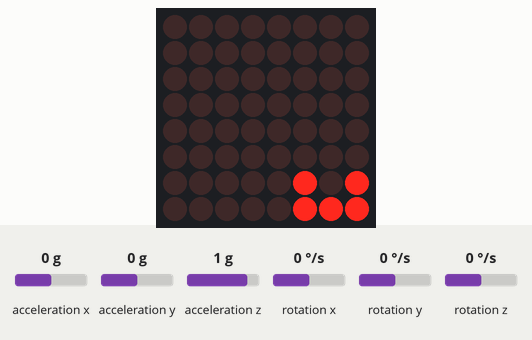
Simulated run of this sketch. Board: Arduino Uno, built with avr-gcc and run on an emulated ATmega328P. Shown: 8×8 LED matrix. Wiring (inferred from the names in the program): MPU-6050 motion sensor at I2C address 0x68. Inputs (shaded band) come from the test bench; at power-on: acceleration y 0 g, acceleration x 0 g, acceleration z 1 g, rotation x 0 °/s, rotation y 0 °/s, rotation z 0 °/s. Random numbers use the default seed unless the sketch sets one.

Above: at 1.2 s.
1.3 s: acceleration y set to -1.4 g
At 2.01 s:
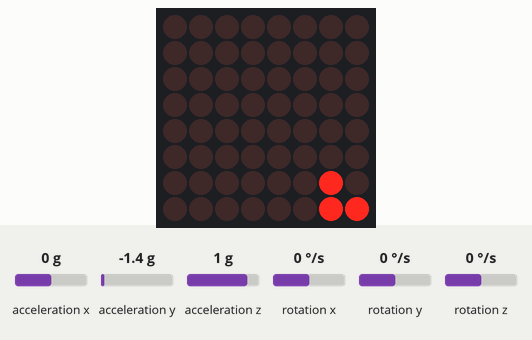
3.3 s: acceleration y set to 0 g
6.3 s: acceleration y set to -0.8 g
At 7.9 s:
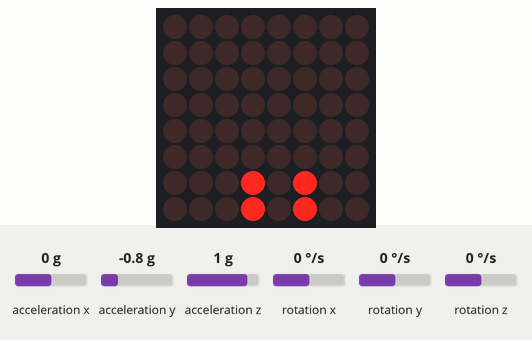
8.6 s: acceleration y set to 0.8 g
At 9.06 s:
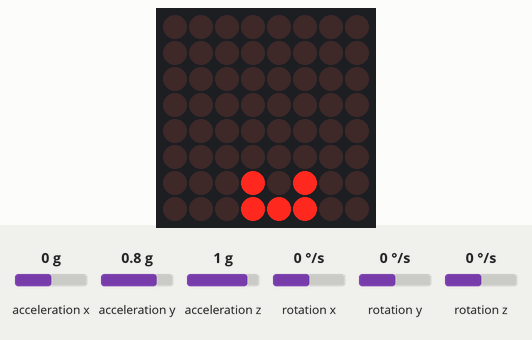
11.6 s: acceleration y set to 0 g
At 12.6 s:
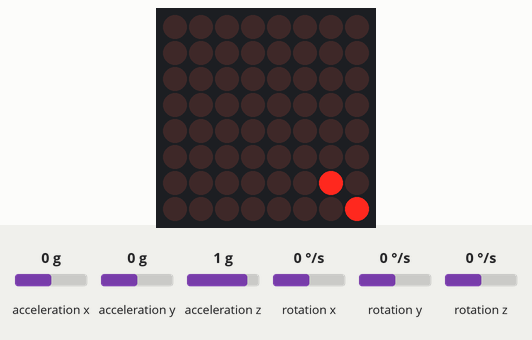
14.6 s: acceleration y set to 1.4 g
At 16.8 s:
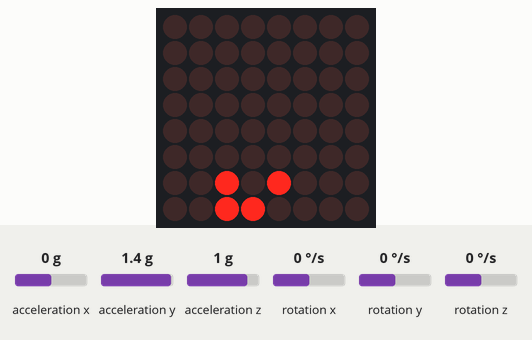

Measured:
- what the display in image 2 shows lasts 0.8 s, from 7.3 s to 8.1 s

The sketch:

demo3.ino
```cpp
#include "LedControl.h"
#include "Wire.h"
#include "demo3.h"

/*
  demo2:receive beans
*/

void setup() {
  max7219_init();

  random_init();

  MPU_init();
}

void loop() {
  pro_random_beans();
  beans_falling();
}

void max7219_init()
{
  lc.shutdown(0,false);
  lc.setIntensity(0,8);
  lc.clearDisplay(0);           //max7219 init
}

void game_init()
{
 lc.setRow(0,7,car[0]);
 lc.setRow(0,6,car[1]);//car init
}
```

demo3.h
```cpp
#ifndef DEMO3_H
#define DEMO3_H
#include "LedControl.h"
#include "Wire.h"
/*Pin******************************************************************************************************************/
/*max 7219*/
LedControl lc=LedControl(13,7,8,1);//max7219 pin definition

/*MPU*/
const int16_t MPU_addr=0x68;  // I2C address
int16_t AcX,AcY,AcZ;

/*variable definition******************************************************************************************************************/
int16_t bean_flick_speed=50;
uint8_t bean_x = 0;     //Storage location: At which point16_t the bean falls on the x-axis
uint8_t bean_y = 0;     //Storage location: At which point16_t the bean falls on the y-axis

//the car used to receive beans
uint8_t car[2]={B00000111,B00000101};
       // car[0]      car[1]

int16_t car_display_speed=85;

/*function******************************************************************************************************************/
void max7219_init();
void game_init();

/*random_beans*/
void random_init();
void beans_init();
void pro_random_beans();
void beans_falling();

/*direction_control*/
void MPU_init();
void update_Ac();
void Control_right();
void Control_left();

#endif
```

direction_control.ino
```cpp
void MPU_init()
{  Wire.begin();
  Wire.beginTransmission(MPU_addr);
  Wire.write(0x6B);  // PWR_MGMT_1 register
  Wire.write(0);     // set to zero (wakes up the MPU-6050)
  Wire.endTransmission(true);
  }

void update_Ac()
{ Wire.beginTransmission(MPU_addr);
  Wire.write(0x3B);  // starting with register 0x3B (ACCEL_XOUT_H)
  Wire.endTransmission(false);
  Wire.requestFrom(MPU_addr,14,true);  // request a total of 14 registers
  AcX=Wire.read()<<8|Wire.read();  // 0x3B (ACCEL_XOUT_H) & 0x3C (ACCEL_XOUT_L)
  AcY=Wire.read()<<8|Wire.read();  // 0x3D (ACCEL_YOUT_H) & 0x3E (ACCEL_YOUT_L)
  AcZ=Wire.read()<<8|Wire.read();  // 0x3F (ACCEL_ZOUT_H) & 0x40 (ACCEL_ZOUT_L)
  }

//to control your car turn right
void Control_right()
{
    if(AcY>5000)
  {
        if(car[0]==B00000011)
      {
        car[0]=B00000111;
        car[1]=B00000101;
      }
       if(car[0]==B11000000)
         {
          car[0]=B00000011;
          car[1]=B00000010;
         }
         else{
          car[0]=car[0]<<1;
          car[1]=car[1]<<1;
         }
        lc.setRow(0,7,car[0]);
        lc.setRow(0,6,car[1]);
        delay(car_display_speed);
        lc.clearDisplay(0);
        delay(car_display_speed);
  }
}

//to control your car turn left
   void Control_left()
{
     if(AcY<-5000)
  {

       if(car[0]==B11000000)
       {
        car[0]=B11100000;
        car[1]=B10100000;
       }

       if(car[0]==B00000011)
         {
          beans_falling();
          car[0]=B11000000;
          car[1]=B01000000;
         }
         else
        {
        car[0]=car[0]>>1;
        car[1]=car[1]>>1;
        }

        lc.setRow(0,7,car[0]);
        lc.setRow(0,6,car[1]);
        delay(car_display_speed);
        lc.clearDisplay(0);
        delay(car_display_speed);
  }
}
```

random_beans.ino
```cpp
//to produce random beans
void random_init()
{randomSeed(analogRead(0));} //random init


void beans_init()
{bean_y = random(7);
 bean_x=0;}

void pro_random_beans()//produce ramdon beans
{
   beans_init();
  for(bean_x=0;bean_x<=7;)
  {
    update_Ac();
    Control_right();
    Control_left();
    game_init();
    beans_falling();
    }
}

void beans_falling()
{
  lc.setLed(0,bean_x,7-bean_y,true);
  delay(bean_flick_speed);
  lc.setLed(0,bean_x,7-bean_y,false);
  delay(bean_flick_speed);
  delay(300);
  bean_x++;
}
```
